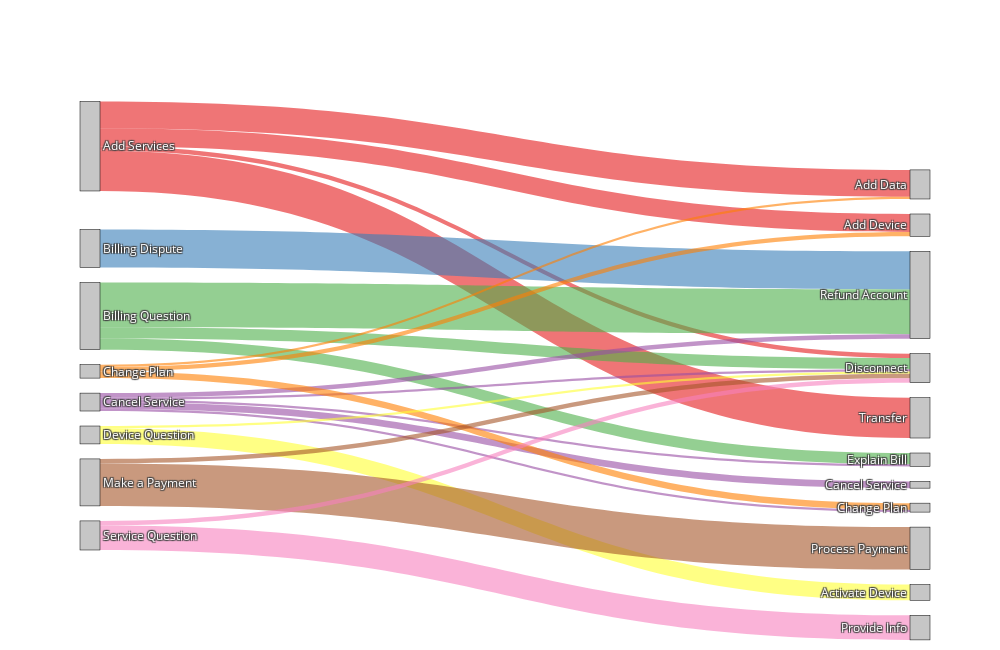

Here is the notebook cell this chart was saved with:
### Markdown cell above
# Contact Reason ~ Contact Resolution

### Code cell
import pandas as pd
import plotly.graph_objects as go

# Create source and target columns with suffixes to distinguish them
data = pd.DataFrame({
    'Source': df['Contact Reason'].astype(str) + '_SRC',
    'Target': df['Contact Resolution'].astype(str) + '_TGT'
})

# Count frequencies of each Source-Target pair
link_df = data.groupby(['Source', 'Target']).size().reset_index(name='count')

# Define colors for each source category (with transparency)
source_colors = {
    'Add Services_SRC': 'rgba(228, 26, 28, 0.6)',     # #e41a1c
    'Billing Dispute_SRC': 'rgba(55, 126, 184, 0.6)', # #377eb8
    'Billing Question_SRC': 'rgba(77, 175, 74, 0.6)', # #4daf4a
    'Cancel Service_SRC': 'rgba(152, 78, 163, 0.6)',  # #984ea3
    'Change Plan_SRC': 'rgba(255, 127, 0, 0.6)',      # #ff7f00
    'Device Question_SRC': 'rgba(255, 255, 51, 0.6)', # #ffff33
    'Make a Payment_SRC': 'rgba(166, 86, 40, 0.6)',   # #a65628
    'Service Question_SRC': 'rgba(247, 129, 191, 0.6)'# #f781bf
}

# Map colors to the links based on Source
colors = link_df['Source'].map(lambda x: source_colors.get(x, 'rgba(160,160,160,0.3)'))

# Create ordered, unique list of labels
source_labels = link_df['Source'].unique().tolist()
target_labels = link_df['Target'].unique().tolist()
labels = source_labels + [t for t in target_labels if t not in source_labels]
label_to_index = {label: i for i, label in enumerate(labels)}

# Encode source and target indices
sources = link_df['Source'].map(label_to_index)
targets = link_df['Target'].map(label_to_index)
values = link_df['count']

# Set node x-positions (left = 0, right = 1)
x = [0 if '_SRC' in label else 1 for label in labels]

# Set node y-positions (spread evenly between 0.05 and 0.95 to avoid clipping)
y = [0.5 * (i / (len(labels) - 1)) for i in range(len(labels))]

# Clean label display (remove _SRC/_TGT)
clean_labels = [label.replace('_SRC', '').replace('_TGT', '') for label in labels]

# Build the Sankey diagram
fig = go.Figure(data=[go.Sankey(
    arrangement="snap",
    node=dict(
        pad=15,
        thickness=20,
        line=dict(color="black", width=0.5),
        label=clean_labels,
        color="rgba(160,160,160,0.6)",
        x=x,
        y=y
    ),
    link=dict(
        source=sources,
        target=targets,
        value=values,
        color=colors
    )
)])

# Update layout
fig.update_layout(
    width=1000,
    height=650,
    title=dict(
        text="How Does Contact Reason Lead to Contact Resolution",
        x=0.5,
        xanchor='center',
        font=dict(size=18, color='white')  # ✅ Title in white
    ),
    font=dict(
        size=12,
        color='white'  # ✅ Node labels and general font color
    ),
    paper_bgcolor='rgba(0,0,0,0)',   # Transparent background
    plot_bgcolor='rgba(0,0,0,0)',    # Transparent plot area
    margin=dict(l=80, r=80, t=80, b=100),
    annotations=[
        dict(
            x=-0.004, y=1.002, showarrow=False,
            text="Contact Reason", xref="paper", yref="paper",
            font=dict(size=14, color='white')  # ✅ Annotation label
        ),
        dict(
            x=1.014, y=0.86, showarrow=False,
            text="Contact Resolution", xref="paper", yref="paper",
            font=dict(size=14, color='white')  # ✅ Annotation label
        )
    ]
)

# Show the plot
fig.show()

### Figure 1 — Plotly figure (JSON) as saved in the notebook; plotly's stock layout.template omitted (floating-point values rounded to 4 significant figures)
{"data": [{"arrangement": "snap", "link": {"color": ["rgba(228, 26, 28, 0.6)", "rgba(228, 26, 28, 0.6)", "rgba(228, 26, 28, 0.6)", "rgba(228, 26, 28, 0.6)", "rgba(55, 126, 184, 0.6)", "rgba(77, 175, 74, 0.6)", "rgba(77, 175, 74, 0.6)", "rgba(77, 175, 74, 0.6)", "rgba(152, 78, 163, 0.6)", "rgba(152, 78, 163, 0.6)", "rgba(152, 78, 163, 0.6)", "rgba(152, 78, 163, 0.6)", "rgba(152, 78, 163, 0.6)", "rgba(255, 127, 0, 0.6)", "rgba(255, 127, 0, 0.6)", "rgba(255, 127, 0, 0.6)", "rgba(255, 255, 51, 0.6)", "rgba(255, 255, 51, 0.6)", "rgba(166, 86, 40, 0.6)", "rgba(166, 86, 40, 0.6)", "rgba(247, 129, 191, 0.6)", "rgba(247, 129, 191, 0.6)"], "source": [0, 0, 0, 0, 1, 2, 2, 2, 3, 3, 3, 3, 3, 4, 4, 4, 5, 5, 6, 6, 7, 7], "target": [8, 9, 10, 11, 12, 10, 13, 12, 14, 15, 10, 13, 12, 8, 9, 15, 16, 10, 10, 17, 10, 18], "value": [12, 8, 2, 18, 17, 5, 5, 20, 3, 1, 1, 1, 2, 1, 2, 3, 7, 1, 2, 19, 2, 11]}, "node": {"color": "rgba(160,160,160,0.6)", "label": ["Add Services", "Billing Dispute", "Billing Question", "Cancel Service", "Change Plan", "Device Question", "Make a Payment", "Service Question", "Add Data", "Add Device", "Disconnect", "Transfer", "Refund Account", "Explain Bill", "Cancel Service", "Change Plan", "Activate Device", "Process Payment", "Provide Info"], "line": {"color": "black", "width": 0.5}, "pad": 15, "thickness": 20, "x": [0, 0, 0, 0, 0, 0, 0, 0, 1, 1, 1, 1, 1, 1, 1, 1, 1, 1, 1], "y": [0, 0.02778, 0.05556, 0.08333, 0.1111, 0.1389, 0.1667, 0.1944, 0.2222, 0.25, 0.2778, 0.3056, 0.3333, 0.3611, 0.3889, 0.4167, 0.4444, 0.4722, 0.5]}, "type": "sankey"}], "layout": {"annotations": [{"font": {"color": "white", "size": 14}, "showarrow": false, "text": "Contact Reason", "x": -0.004, "xref": "paper", "y": 1.002, "yref": "paper"}, {"font": {"color": "white", "size": 14}, "showarrow": false, "text": "Contact Resolution", "x": 1.014, "xref": "paper", "y": 0.86, "yref": "paper"}], "font": {"color": "white", "size": 12}, "height": 650, "margin": {"b": 100, "l": 80, "r": 80, "t": 80}, "paper_bgcolor": "rgba(0, 0, 0, 0)", "plot_bgcolor": "rgba(0, 0, 0, 0)", "title": {"font": {"color": "white", "size": 18}, "text": "How Does Contact Reason Lead to Contact Resolution", "x": 0.5, "xanchor": "center"}, "width": 1000}}
